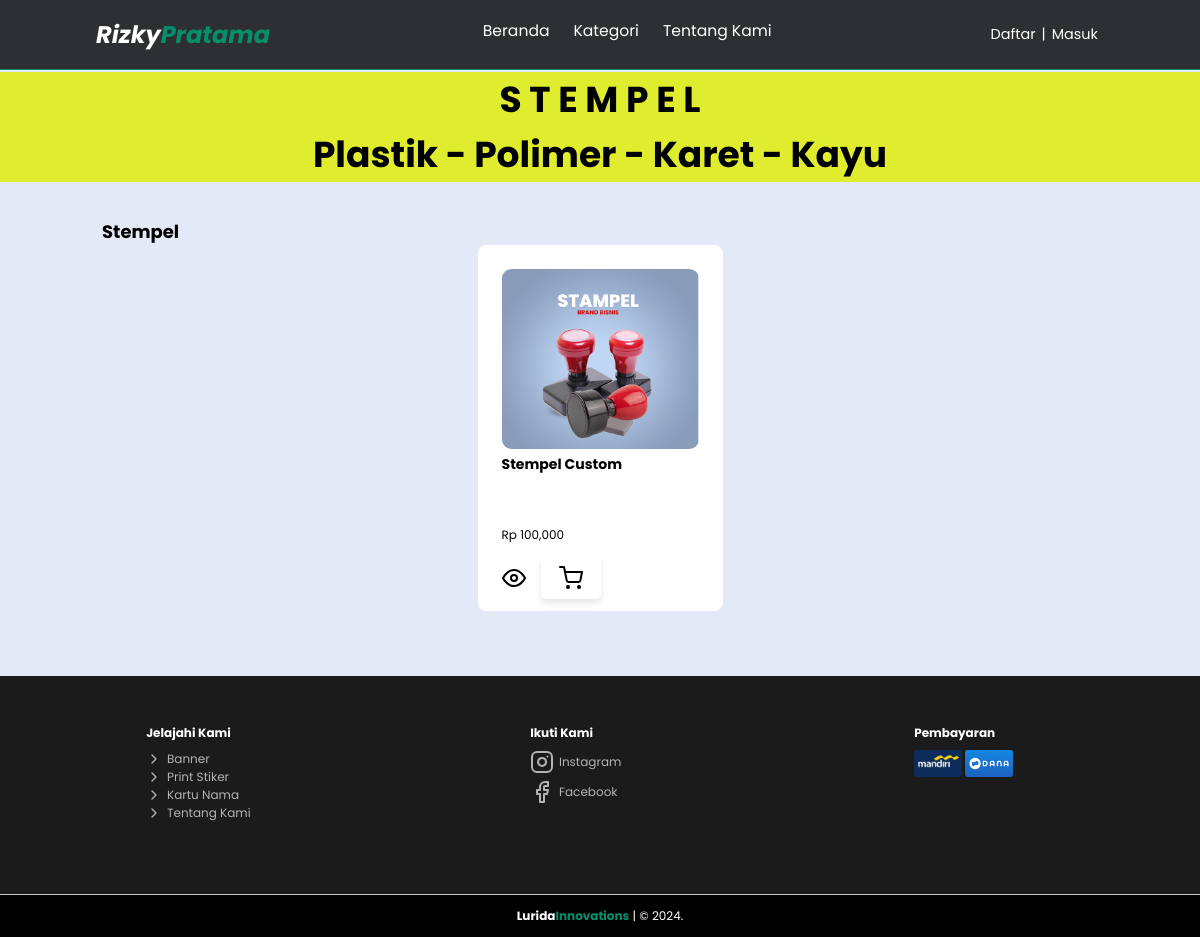
Page /kategori/stempel.php on the committed database.
### tables this page shows
CREATE TABLE `produk` (
  `id` int(11) NOT NULL,
  `kategori` varchar(10) NOT NULL,
  `gambar` varchar(50) NOT NULL,
  `nama` varchar(50) NOT NULL,
  `harga` varchar(6) NOT NULL,
  `stok` varchar(3) NOT NULL,
  `dibeli` varchar(3) NOT NULL,
  `bahan` varchar(25) NOT NULL,
  `berat` varchar(4) NOT NULL,
  `model` varchar(40) NOT NULL,
  `deskripsi` varchar(255) NOT NULL
);

### kategori/stempel.php (the view, shortened to what this page needs)
<!DOCTYPE html>
<html lang="en">
<head>
</head>
<body>
    <nav class="navbar">
        <a href="../index.php" class="navbar-logo">Rizky<span>Pratama</span></a>
        <div class="navbar-nav">
            <a href="../index.php">Beranda</a>
            <div class="dropdown">
                <a href="katalog.php">Kategori</a>
            </div>
            <a href="../tentang-kami.php">Tentang Kami</a>
        </div>
        <div class="navbar-extra">
            <a href="../signup.php" id="daftar" style="font-size: 1.2rem;">Daftar</a>
            <p href="#" id="batas" style="font-size: 1.2rem;">|</p>
            <a href="../login.php" id="login" style="font-size: 1.2rem;">Masuk</a>
        </div>
    </nav>
    <section class="produk">
        <div class="container">
            <h1>S T E M P E L </h1>
            <h1>Plastik - Polimer - Karet - Kayu</h1>
        </div>
        <div class="title">
            <h2>Stempel</h2>
        </div>
        <div class="produk-item">
            <?php
            include("../php/config.php");
            $result = mysqli_query($con, "SELECT * FROM produk WHERE kategori = 'stempel'");
            while ($row = mysqli_fetch_assoc($result)):
                ?>
                <div class="produk-card">
                    <img src="../admin/asset/img/produk/<?= $row['gambar'] ?>" alt="Image">
                    <h3 class="produk-card-title">
                        <?= $row['nama'] ?>
                    </h3>
                    <p class="produk-card-price">Rp
                        <?= number_format($row['harga']) ?>
                    </p>
                    <form class="add-to-cart-form" method="post" action="">
                        <a href="../detail/detail-produk.php?id=<?= $row['id'] ?>" id="detail"><i
                                data-feather="eye"></i></a>
                        <button type="submit" name="shopping-cart" class="shopping-cart-button"
                            style="background: none; border: none; color:#000; cursor:pointer;"
                            onmouseover="this.style.color='#028f6c';" onmouseout="this.style.color='#000';">
                            <i data-feather="shopping-cart"></i>
                        </button>
                    </form>
                </div>
            <?php endwhile; ?>
        </div>
    </section>
    <footer>
        <div class="footer" id="footer">
            <div class="footer-content">
                <div class="jelajah">
                    <h4>Jelajahi Kami</h4>
                    <div class="tentang">
                        <a href="banner.php"><i data-feather="chevron-right" width="16" height="16"></i> Banner</a>
                        <a href="stiker.php"><i data-feather="chevron-right" width="16" height="16"></i> Print
                            Stiker</a>
                        <a href="kartunama.php"><i data-feather="chevron-right" width="16" height="16"></i>
                            Kartu Nama</a>
                        <a href="../tentang-kami.php"><i data-feather="chevron-right" width="16" height="16"></i>
                            Tentang Kami</a>
                    </div>
                </div>
                <div class="social-media">
                    <h4>Ikuti Kami</h4>
                    <div class="ig"><a href="https://www.instagram.com/gadgetarn?igsh=N3p3ZzJhcGlkNndm"><i
                                data-feather="instagram"></i> Instagram</a></div>
                    <div class="fb"><a href="https://www.facebook.com/profile.php?id=61563441818623&mibextid=ZbWKwL"><i
                                data-feather="facebook"></i> Facebook</a></div>
                </div>
                <div class="pembayaran">
                    <h4>Pembayaran</h4>
                    <img src="../asset/img/pembayaran/Mandiri.jpeg" alt="Mandiri" class="mandiri">
                    <img src="../asset/img/pembayaran/Dana.jpeg" alt="Dana" class="dana">
                </div>
            </div>
        </div>
        <div class="credit">
            <p><a href="">Lurida<span>Innovations</span></a> | &copy; 2024.</p>
        </div>
    </footer>
</body>
</html>

### rows in the picture
produk: gambar (picture), nama "Stempel Custom", harga "100,000"
